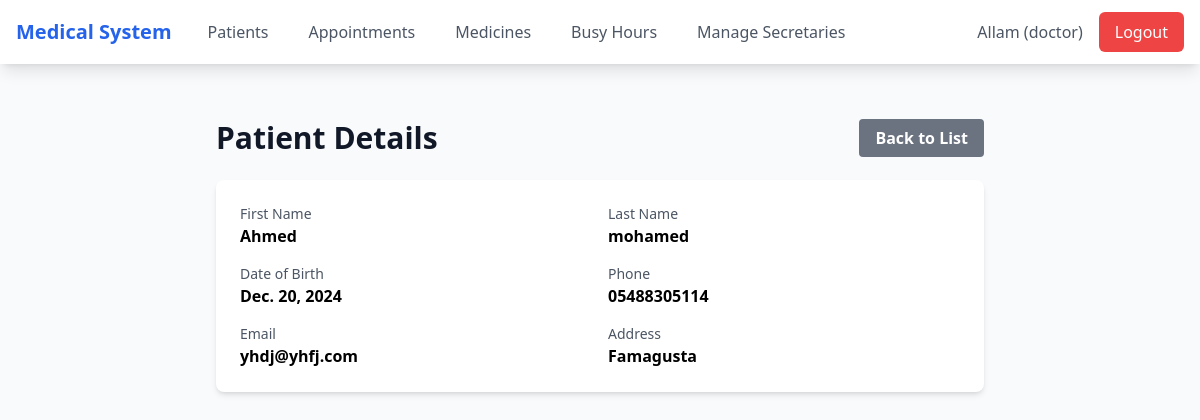
Page /patients/1/ (signed in) on the committed database.
### users/models.py (models this page shows, shortened)
class CustomUser(AbstractUser):
    DOCTOR = 'doctor'
    SECRETARY = 'secretary'
    ROLE_CHOICES = [
        (DOCTOR, 'Doctor'),
        (SECRETARY, 'Secretary'),
    ]
    role = models.CharField(
        max_length=10,
        choices=ROLE_CHOICES,
        default=DOCTOR,
    )
    email = models.EmailField(unique=True)  # Make email required and unique
    founded_in = models.DateField(null=True, blank=True)

### apps/models.py (models this page shows, shortened)
class Patient(models.Model):
    first_name = models.CharField(max_length=100)
    last_name = models.CharField(max_length=100)
    date_of_birth = models.DateField()
    phone = models.CharField(max_length=15)
    email = models.EmailField(blank=True, null=True)
    address = models.TextField()
    created_at = models.DateTimeField(auto_now_add=True)
    updated_at = models.DateTimeField(auto_now=True)

### apps/views.py (the view)
# urls.py: path('patients/<int:pk>/', views.PatientDetailView.as_view(), name='patient_detail'),
class PatientDetailView(LoginRequiredMixin, IsStaffMixin, DetailView):
    model = Patient
    template_name = 'patients/patient_detail.html'
    def get_context_data(self, **kwargs):
        context = super().get_context_data(**kwargs)
        context['is_secretary'] = self.request.user.role == 'secretary'
        return context

### apps/views.py (called while the page is built)
    def test_func(self):
        return self.request.user.role in ['secretary', 'doctor']

### templates/patients/patient_detail.html (shortened to what this page needs)
{% extends 'base.html' %}
{% block content %}
<div class="container mx-auto px-4 py-8">
    <div class="max-w-3xl mx-auto">
        <div class="flex justify-between items-center mb-6">
            <h1 class="text-3xl font-bold text-gray-900">Patient Details</h1>
            <div class="space-x-2">
                <a href="{% url 'patient_list' %}"
                   class="bg-gray-500 hover:bg-gray-600 text-white font-semibold py-2 px-4 rounded">
                    Back to List
                </a>
            </div>
        </div>
        <div class="bg-white shadow-md rounded-lg p-6">
            <div class="grid grid-cols-2 gap-4">
                <div>
                    <p class="text-sm text-gray-600">First Name</p>
                    <p class="font-semibold">{{ patient.first_name }}</p>
                </div>
                <div>
                    <p class="text-sm text-gray-600">Last Name</p>
                    <p class="font-semibold">{{ patient.last_name }}</p>
                </div>
                <div>
                    <p class="text-sm text-gray-600">Date of Birth</p>
                    <p class="font-semibold">{{ patient.date_of_birth }}</p>
                </div>
                <div>
                    <p class="text-sm text-gray-600">Phone</p>
                    <p class="font-semibold">{{ patient.phone }}</p>
                </div>
                <div>
                    <p class="text-sm text-gray-600">Email</p>
                    <p class="font-semibold">{{ patient.email }}</p>
                </div>
                <div>
                    <p class="text-sm text-gray-600">Address</p>
                    <p class="font-semibold">{{ patient.address }}</p>
                </div>
            </div>
        </div>
    </div>
</div>
{% endblock %}

### templates/base.html (shortened to what this page needs)
<!DOCTYPE html>
<html lang="en">
<head>
    <script src="https://cdn.tailwindcss.com"></script>
</head>
<body class="bg-gray-50">
    <nav class="bg-white shadow-lg relative z-30">
        <div class="max-w-7xl mx-auto px-4">
            <div class="flex justify-between h-16">
                <div class="flex">
                    <a href="{% url 'dashboard' %}" class="flex items-center text-xl font-bold text-blue-600">
                        Medical System
                    </a>
                    {% if user.is_authenticated %}
                        <div class="hidden md:ml-6 md:flex space-x-4">
                            <a href="{% url 'patient_list' %}" class="inline-flex items-center px-3 py-2 text-gray-600 hover:text-blue-600">Patients</a>
                            <a href="{% url 'appointment_list' %}" class="inline-flex items-center px-3 py-2 text-gray-600 hover:text-blue-600">Appointments</a>
                            {% if user.role == 'doctor' %}
                                <a href="{% url 'medicine_list' %}" class="inline-flex items-center px-3 py-2 text-gray-600 hover:text-blue-600">Medicines</a>
                                <a href="{% url 'busy_hours' %}" class="inline-flex items-center px-3 py-2 text-gray-600 hover:text-blue-600">Busy Hours</a>
                                <a href="{% url 'secretary_list' %}" class="inline-flex items-center px-3 py-2 text-gray-600 hover:text-blue-600">Manage Secretaries</a>
                            {% endif %}
                        </div>
                    {% endif %}
                </div>
                <div class="flex items-center">
                    {% if user.is_authenticated %}
                        <div class="hidden md:flex items-center space-x-4">
                            <span class="text-gray-600">{{ user.username }} ({{ user.role }})</span>
                            <form id="logout-form" action="{% url 'logout' %}" method="POST" class="inline">
                                <button type="submit" class="bg-red-500 hover:bg-red-600 text-white px-4 py-2 rounded-md">Logout</button>
                            </form>
                        </div>
                    {% else %}
                        <div class="hidden md:block">
                            <a href="{% url 'login' %}" class="bg-blue-500 hover:bg-blue-600 text-white px-4 py-2 rounded-md">Login</a>
                        </div>
                    {% endif %}
                </div>
            </div>
        </div>
    </nav>
    <main class="max-w-7xl mx-auto px-4 py-6">
        {% block content %}
        {% endblock %}
    </main>
</body>
</html>

### rows in the picture
CustomUser: username "Allam", role "doctor"
Patient: first_name "Ahmed", last_name "mohamed", date_of_birth "Dec. 20, 2024", phone "05488305114", email "yhdj@yhfj.com", address "Famagusta"
